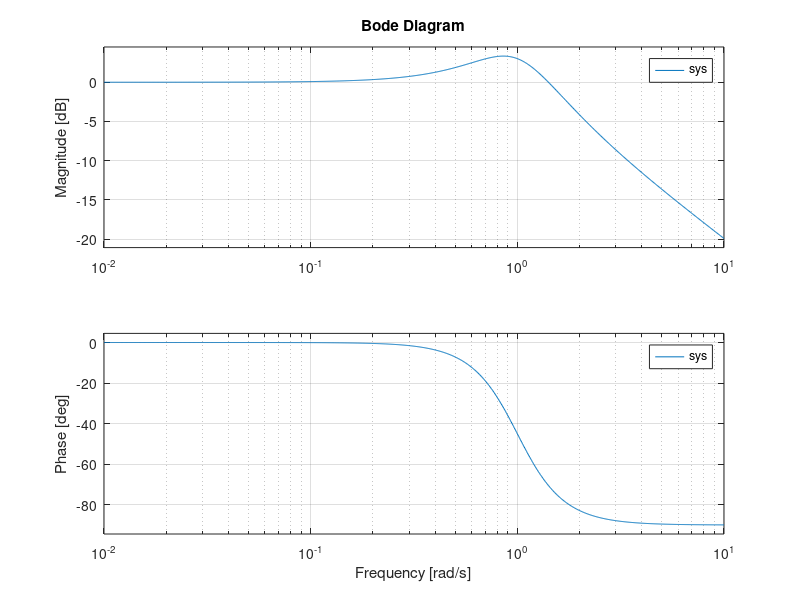
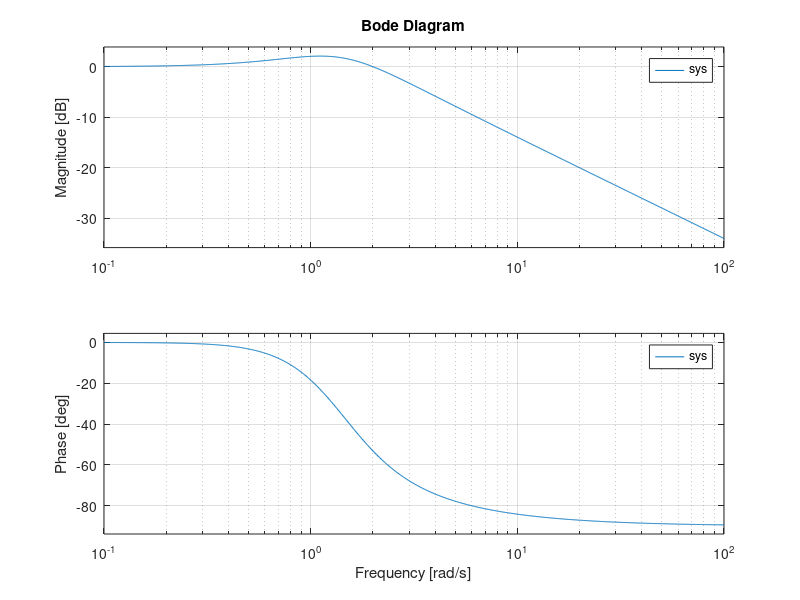
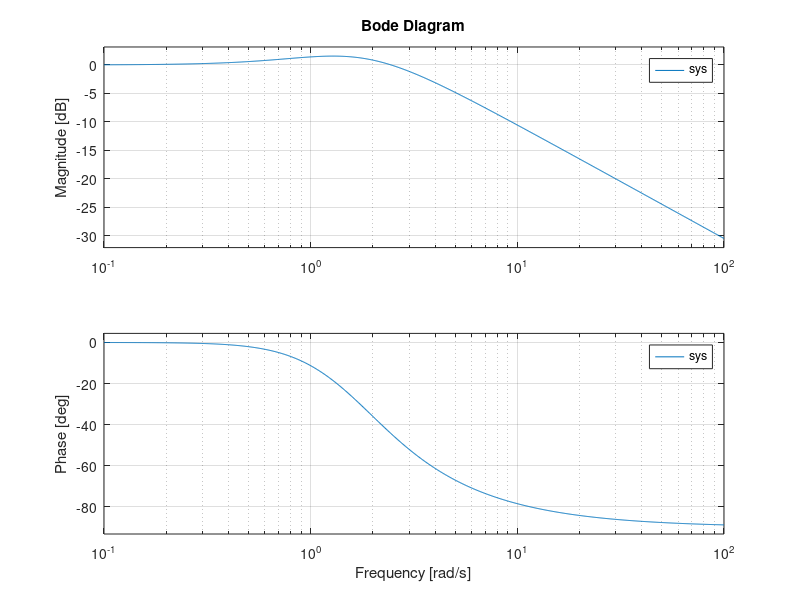
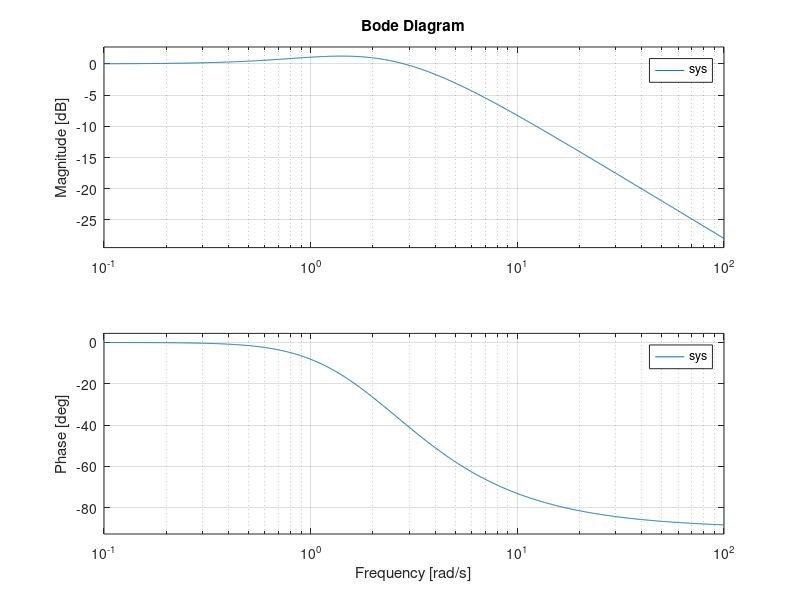

These figures' MATLAB source, in order:
% Clear the workspace and any variables
clear; clc; clf;

for K = 1:5
    sys = tf([K K],[1 K K]);
    figure(K)
    bode(sys)
end